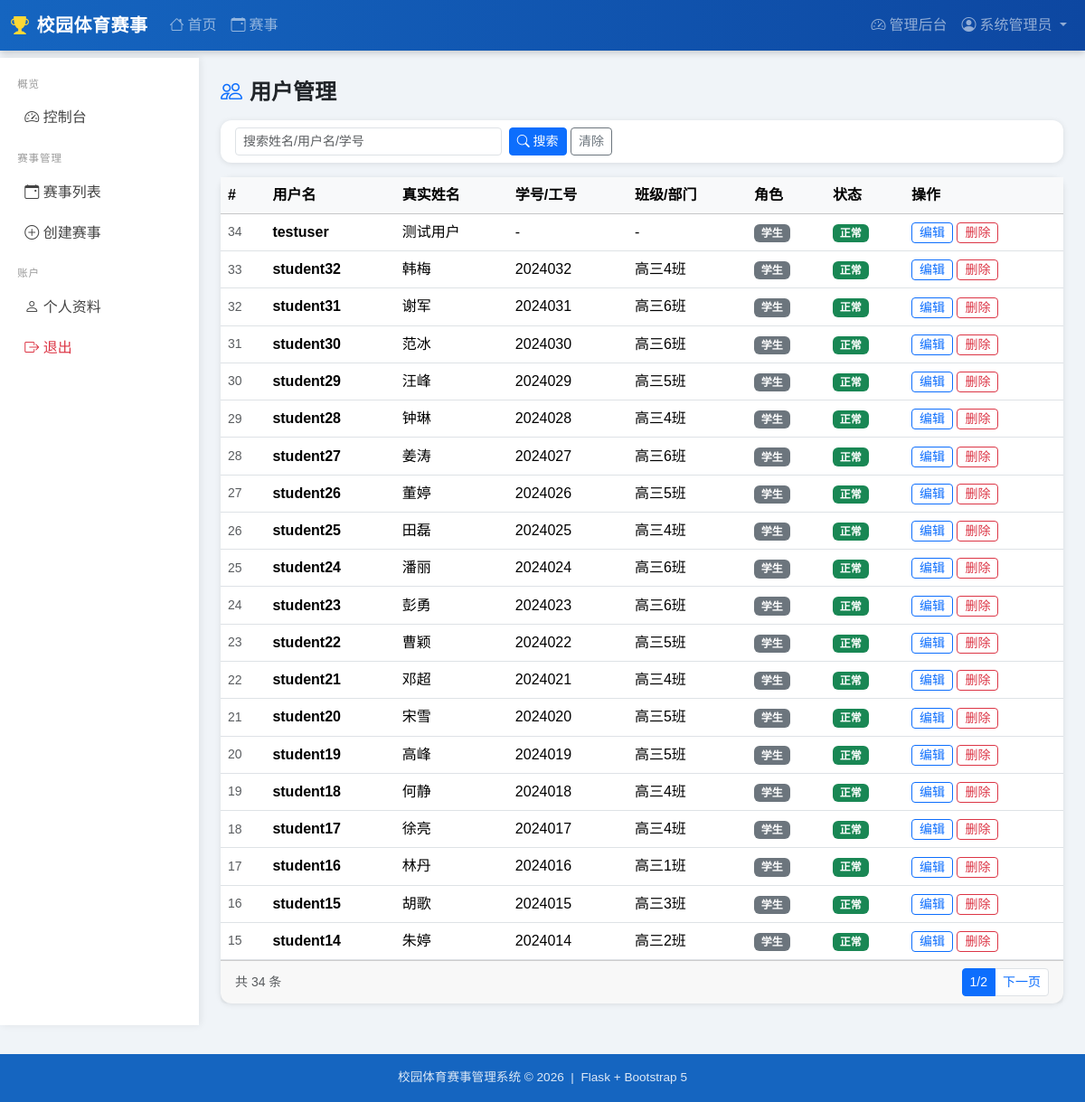
Page /admin/users (signed in) on the committed database.
### app/models.py (models this page shows, shortened)
class User(UserMixin, db.Model):
    __tablename__ = 'users'
    id          = db.Column(db.Integer, primary_key=True)
    username    = db.Column(db.String(64), unique=True, nullable=False)
    email       = db.Column(db.String(120), unique=True, nullable=False)
    password_hash = db.Column(db.String(256), nullable=False)
    real_name   = db.Column(db.String(64))
    student_id  = db.Column(db.String(32))          # 学号/工号
    class_name  = db.Column(db.String(64))           # 班级/部门
    phone       = db.Column(db.String(20))
    role        = db.Column(db.String(20), default='student')
    avatar      = db.Column(db.String(200), default='')
    created_at  = db.Column(db.DateTime, default=datetime.utcnow)
    is_active_user = db.Column(db.Boolean, default=True)
    registrations = db.relationship('Registration', backref='user', lazy='dynamic')
    @property
    def is_admin(self):
        return self.role == 'admin'
    @property
    def is_teacher(self):
        return self.role in ('admin', 'teacher')

### app/blueprints/admin.py (the view)
@admin_bp.route('/users')
@admin_required
def user_list():
    page = request.args.get('page', 1, type=int)
    q = request.args.get('q', '')
    query = User.query
    if q:
        query = query.filter(
            (User.username.contains(q)) |
            (User.real_name.contains(q)) |
            (User.student_id.contains(q))
        )
    users = query.order_by(User.created_at.desc()).paginate(page=page, per_page=20)
    return render_template('admin/users.html', users=users, q=q)

### app/__init__.py (called while the page is built)
@login_manager.user_loader
def load_user(user_id):
    return User.query.get(int(user_id))

### app/blueprints/admin.py (called while the page is built)
def admin_required(f):
    @login_required
    @wraps(f)
    def decorated(*args, **kwargs):
        if not current_user.is_admin:
            abort(403)
        return f(*args, **kwargs)
    return decorated

### app/templates/admin/users.html (shortened to what this page needs)
{% extends "base.html" %}
{% from "admin/_sidebar.html" import admin_sidebar %}
{% block sidebar %}{{ admin_sidebar() }}{% endblock %}
{% block content %}
<div class="d-flex justify-content-between align-items-center mb-3">
  <h4 class="fw-bold mb-0"><i class="bi bi-people me-2 text-primary"></i>用户管理</h4>
</div>
<div class="card mb-3">
  <div class="card-body py-2">
    <form class="row g-2" method="get">
      <div class="col-md-4">
        <input type="text" name="q" class="form-control form-control-sm" placeholder="搜索姓名/用户名/学号" value="{{ q }}">
      </div>
      <div class="col-auto">
        <button class="btn btn-sm btn-primary" type="submit"><i class="bi bi-search"></i> 搜索</button>
        <a href="{{ url_for('admin.user_list') }}" class="btn btn-sm btn-outline-secondary">清除</a>
      </div>
    </form>
  </div>
</div>
<div class="card">
  <div class="table-responsive">
    <table class="table table-hover align-middle mb-0">
      <thead class="table-light">
        <tr>
          <th>#</th><th>用户名</th><th>真实姓名</th><th>学号/工号</th>
          <th>班级/部门</th><th>角色</th><th>状态</th><th>操作</th>
        </tr>
      </thead>
      <tbody>
        {% for u in users.items %}
        <tr>
          <td class="text-muted small">{{ u.id }}</td>
          <td class="fw-semibold">{{ u.username }}</td>
          <td>{{ u.real_name or '-' }}</td>
          <td>{{ u.student_id or '-' }}</td>
          <td>{{ u.class_name or '-' }}</td>
          <td>
            <span class="badge bg-{% if u.role=='admin' %}danger{% elif u.role=='teacher' %}warning text-dark{% else %}secondary{% endif %}">
              {{ {'admin':'管理员','teacher':'教师','student':'学生'}.get(u.role, u.role) }}
            </span>
          </td>
          <td>
            {% if u.is_active_user %}<span class="badge bg-success">正常</span>
            {% else %}<span class="badge bg-secondary">禁用</span>{% endif %}
          </td>
          <td>
            <a href="{{ url_for('admin.user_edit', uid=u.id) }}" class="btn btn-sm btn-outline-primary py-0">编辑</a>
            {% if u.id != current_user.id %}
            <form method="post" action="{{ url_for('admin.user_delete', uid=u.id) }}" class="d-inline"
                  onsubmit="return confirm('确认删除用户 {{ u.username }} 吗？')">
              <button class="btn btn-sm btn-outline-danger py-0">删除</button>
            </form>
            {% endif %}
          </td>
        </tr>
        {% endfor %}
      </tbody>
    </table>
  </div>
  <div class="card-footer d-flex justify-content-between align-items-center">
    <small class="text-muted">共 {{ users.total }} 条</small>
    <nav>
      <ul class="pagination pagination-sm mb-0">
        <li class="page-item active"><a class="page-link" href="#">{{ users.page }}/{{ users.pages }}</a></li>
        {% if users.has_next %}
        <li class="page-item"><a class="page-link" href="{{ url_for('admin.user_list', page=users.next_num, q=q) }}">下一页</a></li>
        {% endif %}
      </ul>
    </nav>
  </div>
</div>
{% endblock %}

### app/templates/base.html (shortened to what this page needs)
<!DOCTYPE html>
<html lang="zh-CN">
<head>
  <link href="https://cdn.bootcdn.net/ajax/libs/bootstrap/5.3.2/css/bootstrap.min.css" rel="stylesheet">
  <link href="https://cdn.bootcdn.net/ajax/libs/bootstrap-icons/1.11.3/font/bootstrap-icons.min.css" rel="stylesheet">
</head>
<body>
<nav class="navbar navbar-dark navbar-expand-lg">
  <div class="container-fluid">
    <a class="navbar-brand" href="{{ url_for('main.index') }}">
      <i class="bi bi-trophy-fill me-2" style="color:#fdd835"></i>校园体育赛事
    </a>
    <div class="collapse navbar-collapse" id="navMenu">
      <ul class="navbar-nav me-auto">
        <li class="nav-item"><a class="nav-link" href="{{ url_for('main.index') }}"><i class="bi bi-house me-1"></i>首页</a></li>
        <li class="nav-item"><a class="nav-link" href="{{ url_for('competition.list_comps') }}"><i class="bi bi-calendar-event me-1"></i>赛事</a></li>
      </ul>
      <ul class="navbar-nav">
        {% if current_user.is_authenticated %}
          {% if current_user.is_teacher %}
          <li class="nav-item">
            <a class="nav-link" href="{{ url_for('admin.dashboard') }}"><i class="bi bi-speedometer2 me-1"></i>管理后台</a>
          </li>
          {% endif %}
          <li class="nav-item dropdown">
            <a class="nav-link dropdown-toggle" href="#" data-bs-toggle="dropdown">
              <i class="bi bi-person-circle me-1"></i>{{ current_user.real_name or current_user.username }}
            </a>
          </li>
        {% else %}
          <li class="nav-item"><a class="nav-link" href="{{ url_for('auth.login') }}"><i class="bi bi-box-arrow-in-right me-1"></i>登录</a></li>
          <li class="nav-item"><a class="nav-link" href="{{ url_for('auth.register') }}"><i class="bi bi-person-plus me-1"></i>注册</a></li>
        {% endif %}
      </ul>
    </div>
  </div>
</nav>
<div class="container-fluid px-3 pt-2">
</div>
<div class="d-flex">
  {% block sidebar %}{% endblock %}
  <div class="main-content">
    {% block content %}{% endblock %}
  </div>
</div>
<footer class="text-center">
  <div class="container">校园体育赛事管理系统 &copy; {{ now.year }} &nbsp;|&nbsp; Flask + Bootstrap 5</div>
</footer>
</body>
</html>

### app/templates/base.html (style rules this page uses)
:root { --primary: #1565c0; --accent: #f57c00; --sidebar-width: 220px; }
body { background: #f0f4f8; font-family: 'Microsoft YaHei', sans-serif; }
.navbar-brand { font-weight: 700; font-size: 1.25rem; letter-spacing:.5px; }
.navbar { background: linear-gradient(90deg, #1565c0 0%, #0d47a1 100%); box-shadow:0 2px 8px rgba(0,0,0,.2); }
.main-content { flex: 1; padding: 1.5rem; min-width: 0; }
.card { border: none; box-shadow: 0 1px 6px rgba(0,0,0,.1); border-radius: 12px; }
footer { background:#1565c0; color:rgba(255,255,255,.85); padding:1rem 0; margin-top:2rem; font-size:.85rem; }

### rows in the picture
User: real_name "系统管理员"
User: id "34", username "testuser", real_name "测试用户", student "-", class_name "-", role "学生", is_active_user "正常"
User: id "33", username "student32", real_name "韩梅", student "2024032", class_name "高三4班", role "学生", is_active_user "正常"
User: id "32", username "student31", real_name "谢军", student "2024031", class_name "高三6班", role "学生", is_active_user "正常"
User: id "31", username "student30", real_name "范冰", student "2024030", class_name "高三6班", role "学生", is_active_user "正常"
User: id "30", username "student29", real_name "汪峰", student "2024029", class_name "高三5班", role "学生", is_active_user "正常"
User: id "29", username "student28", real_name "钟琳", student "2024028", class_name "高三4班", role "学生", is_active_user "正常"
User: id "28", username "student27", real_name "姜涛", student "2024027", class_name "高三6班", role "学生", is_active_user "正常"
User: id "27", username "student26", real_name "董婷", student "2024026", class_name "高三5班", role "学生", is_active_user "正常"
User: id "26", username "student25", real_name "田磊", student "2024025", class_name "高三4班", role "学生", is_active_user "正常"
User: id "25", username "student24", real_name "潘丽", student "2024024", class_name "高三6班", role "学生", is_active_user "正常"
User: id "24", username "student23", real_name "彭勇", student "2024023", class_name "高三6班", role "学生", is_active_user "正常"
User: id "23", username "student22", real_name "曹颖", student "2024022", class_name "高三5班", role "学生", is_active_user "正常"
User: id "22", username "student21", real_name "邓超", student "2024021", class_name "高三4班", role "学生", is_active_user "正常"
User: id "21", username "student20", real_name "宋雪", student "2024020", class_name "高三5班", role "学生", is_active_user "正常"
User: id "20", username "student19", real_name "高峰", student "2024019", class_name "高三5班", role "学生", is_active_user "正常"
User: id "19", username "student18", real_name "何静", student "2024018", class_name "高三4班", role "学生", is_active_user "正常"
User: id "18", username "student17", real_name "徐亮", student "2024017", class_name "高三4班", role "学生", is_active_user "正常"
User: id "17", username "student16", real_name "林丹", student "2024016", class_name "高三1班", role "学生", is_active_user "正常"
User: id "16", username "student15", real_name "胡歌", student "2024015", class_name "高三3班", role "学生", is_active_user "正常"
User: id "15", username "student14", real_name "朱婷", student "2024014", class_name "高三2班", role "学生", is_active_user "正常"

### other values in the picture
{{ users.total }} "34"
{{ users.page }} "1"
{{ users.pages }} "2"
